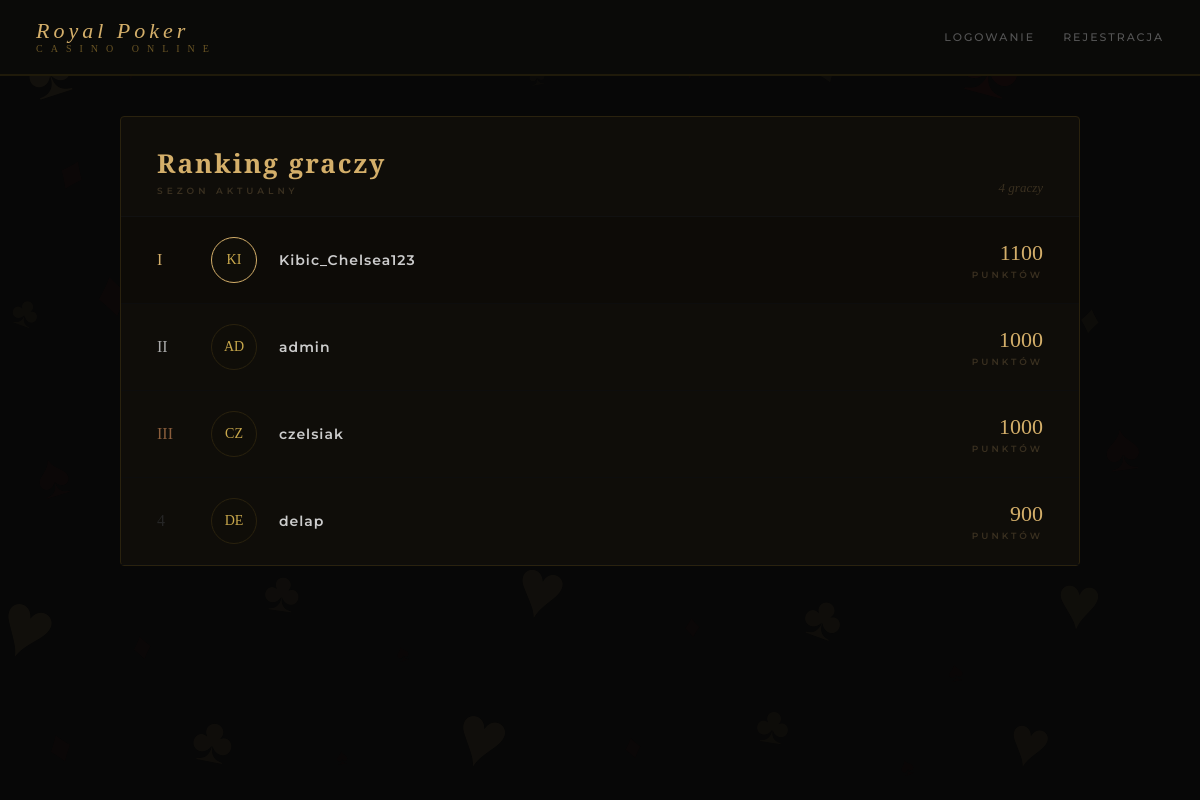
The page /ranking/ on the database its author committed.
### accounts/models.py (models this page shows)
class Player(AbstractUser):
    points = models.IntegerField(default=1000)
    groups = models.ManyToManyField(
        'auth.Group',
        blank=True,
        related_name='player_set'
    )
    user_permissions = models.ManyToManyField(
        'auth.Permission',
        blank=True,
        related_name='player_set'
    )

### ranking/views.py (the view)
# urls.py: path('', views.ranking_view, name='ranking'),
def ranking_view(request):
    players = Player.objects.order_by('-points')
    return render(request, 'ranking/ranking.html', {'players': players})

### ranking/templates/ranking/ranking.html (shortened to what this page needs)
{% extends 'base.html' %}
{% block content %}
<div class="card" style="padding:0;">
    <div style="padding:28px 36px 20px;display:flex;justify-content:space-between;align-items:flex-end;border-bottom:1px solid #111;">
        <div>
            <h2 style="font-size:26px;margin-bottom:4px;">Ranking graczy</h2>
            <div style="font-size:9px;letter-spacing:4px;color:#3a3020;font-weight:600;">SEZON AKTUALNY</div>
        </div>
        <div style="font-family:'Playfair Display',serif;font-size:13px;color:#3a3020;font-style:italic;">{{ players.count }} graczy</div>
    </div>
    {% for player in players %}
    <a href="/ranking/profil/{{ player.username }}/" style="display:flex;align-items:center;padding:20px 36px;gap:22px;border-bottom:1px solid #0d0d0d;text-decoration:none;cursor:pointer;
        {% if forloop.first %}background:#0d0b07;{% endif %}
        {% if player == request.user %}background:#0f0e08;{% endif %}">
        <div style="font-family:'Playfair Display',serif;font-size:16px;width:32px;
            {% if forloop.counter == 1 %}color:#d4af6a;
            {% elif forloop.counter == 2 %}color:#aaa;
            {% elif forloop.counter == 3 %}color:#8b5e3c;
            {% else %}color:#252525;{% endif %}">
            {% if forloop.counter == 1 %}I
            {% elif forloop.counter == 2 %}II
            {% elif forloop.counter == 3 %}III
            {% else %}{{ forloop.counter }}{% endif %}
        </div>
        <div style="width:46px;height:46px;border-radius:50%;background:#0f0d08;
            border:1px solid {% if forloop.counter == 1 %}#d4af6a{% else %}#2a220e{% endif %};
            display:flex;align-items:center;justify-content:center;
            font-family:'Playfair Display',serif;font-size:14px;color:#c9a84c;flex-shrink:0;">
            {{ player.username|slice:":2"|upper }}
        </div>
        <div style="flex:1;">
            <div style="font-size:14px;letter-spacing:1px;font-weight:600;
                {% if player == request.user %}color:#d4af6a;{% else %}color:#ccc;{% endif %}">
                {{ player.username }}
            </div>
        </div>
        <div style="text-align:right;">
            <div style="font-family:'Playfair Display',serif;font-size:22px;color:#d4af6a;">{{ player.points }}</div>
            <div style="font-size:9px;color:#3a3020;letter-spacing:3px;margin-top:3px;font-weight:600;">PUNKTÓW</div>
        </div>
    </a>
    {% endfor %}
</div>
{% endblock %}

### templates/base.html (shortened to what this page needs)
<!DOCTYPE html>
<html lang="pl">
<head>
</head>
<body>
    <div class="suits-bg">
        <span style="font-size:88px;top:2%;left:2%;opacity:.055;color:#d4af6a;transform:rotate(-18deg)">♠</span>
        <span style="font-size:44px;top:5%;left:10%;opacity:.04;color:#8b2020;transform:rotate(12deg)">♥</span>
        <span style="font-size:26px;top:3%;left:20%;opacity:.03;color:#d4af6a;transform:rotate(-5deg)">♦</span>
        <span style="font-size:60px;top:1%;left:32%;opacity:.035;color:#8b2020;transform:rotate(22deg)">♣</span>
        <span style="font-size:32px;top:7%;left:44%;opacity:.025;color:#d4af6a;transform:rotate(-10deg)">♠</span>
        <span style="font-size:70px;top:2%;left:56%;opacity:.04;color:#8b2020;transform:rotate(8deg)">♥</span>
        <span style="font-size:38px;top:6%;left:68%;opacity:.03;color:#d4af6a;transform:rotate(-20deg)">♦</span>
        <span style="font-size:95px;top:1%;left:80%;opacity:.055;color:#8b2020;transform:rotate(15deg)">♣</span>
        <span style="font-size:28px;top:4%;left:92%;opacity:.03;color:#d4af6a;transform:rotate(-8deg)">♠</span>
        <span style="font-size:50px;top:18%;left:5%;opacity:.035;color:#8b2020;transform:rotate(25deg)">♦</span>
        <span style="font-size:22px;top:22%;left:14%;opacity:.025;color:#d4af6a;transform:rotate(-14deg)">♣</span>
        <span style="font-size:75px;top:15%;left:24%;opacity:.04;color:#d4af6a;transform:rotate(6deg)">♠</span>
        <span style="font-size:34px;top:20%;left:38%;opacity:.03;color:#8b2020;transform:rotate(-22deg)">♥</span>
        <span style="font-size:55px;top:16%;left:50%;opacity:.035;color:#d4af6a;transform:rotate(18deg)">♦</span>
        <span style="font-size:24px;top:24%;left:62%;opacity:.025;color:#8b2020;transform:rotate(-9deg)">♣</span>
        <span style="font-size:80px;top:14%;left:72%;opacity:.045;color:#d4af6a;transform:rotate(12deg)">♥</span>
        <span style="font-size:36px;top:19%;left:86%;opacity:.03;color:#8b2020;transform:rotate(-16deg)">♠</span>
        <span style="font-size:42px;top:36%;left:1%;opacity:.03;color:#d4af6a;transform:rotate(20deg)">♣</span>
        <span style="font-size:66px;top:32%;left:8%;opacity:.04;color:#8b2020;transform:rotate(-11deg)">♦</span>
        <span style="font-size:28px;top:40%;left:18%;opacity:.025;color:#d4af6a;transform:rotate(7deg)">♠</span>
        <span style="font-size:85px;top:30%;left:28%;opacity:.045;color:#8b2020;transform:rotate(-24deg)">♥</span>
        <span style="font-size:30px;top:38%;left:42%;opacity:.025;color:#d4af6a;transform:rotate(13deg)">♦</span>
        <span style="font-size:58px;top:33%;left:54%;opacity:.038;color:#8b2020;transform:rotate(-7deg)">♣</span>
        <span style="font-size:22px;top:42%;left:66%;opacity:.022;color:#d4af6a;transform:rotate(19deg)">♠</span>
        <span style="font-size:72px;top:29%;left:76%;opacity:.042;color:#8b2020;transform:rotate(-13deg)">♥</span>
        <span style="font-size:40px;top:37%;left:90%;opacity:.03;color:#d4af6a;transform:rotate(9deg)">♦</span>
        <span style="font-size:62px;top:55%;left:3%;opacity:.038;color:#8b2020;transform:rotate(-17deg)">♠</span>
        <span style="font-size:30px;top:60%;left:12%;opacity:.025;color:#d4af6a;transform:rotate(14deg)">♥</span>
        <span style="font-size:48px;top:52%;left:22%;opacity:.032;color:#8b2020;transform:rotate(-6deg)">♣</span>
        <span style="font-size:20px;top:62%;left:34%;opacity:.022;color:#d4af6a;transform:rotate(21deg)">♦</span>
        <span style="font-size:78px;top:50%;left:44%;opacity:.042;color:#8b2020;transform:rotate(-15deg)">♠</span>
        <span style="font-size:36px;top:58%;left:58%;opacity:.028;color:#d4af6a;transform:rotate(10deg)">♥</span>
        <span style="font-size:54px;top:53%;left:70%;opacity:.035;color:#8b2020;transform:rotate(-22deg)">♦</span>
        <span style="font-size:26px;top:63%;left:82%;opacity:.022;color:#d4af6a;transform:rotate(16deg)">♣</span>
        <span style="font-size:68px;top:51%;left:92%;opacity:.04;color:#8b2020;transform:rotate(-8deg)">♠</span>
        <span style="font-size:90px;top:72%;left:0%;opacity:.05;color:#d4af6a;transform:rotate(22deg)">♥</span>
        <span style="font-size:38px;top:78%;left:11%;opacity:.03;color:#8b2020;transform:rotate(-12deg)">♦</span>
        <span style="font-size:56px;top:70%;left:22%;opacity:.036;color:#d4af6a;transform:rotate(8deg)">♣</span>
        <span style="font-size:24px;top:80%;left:33%;opacity:.022;color:#8b2020;transform:rotate(-18deg)">♠</span>
        <span style="font-size:82px;top:68%;left:43%;opacity:.046;color:#d4af6a;transform:rotate(14deg)">♥</span>
        <span style="font-size:32px;top:76%;left:57%;opacity:.026;color:#8b2020;transform:rotate(-5deg)">♦</span>
        <span style="font-size:60px;top:73%;left:67%;opacity:.038;color:#d4af6a;transform:rotate(20deg)">♣</span>
        <span style="font-size:28px;top:82%;left:79%;opacity:.022;color:#8b2020;transform:rotate(-10deg)">♠</span>
        <span style="font-size:76px;top:70%;left:88%;opacity:.044;color:#d4af6a;transform:rotate(6deg)">♥</span>
        <span style="font-size:46px;top:90%;left:4%;opacity:.03;color:#8b2020;transform:rotate(-20deg)">♦</span>
        <span style="font-size:64px;top:88%;left:16%;opacity:.038;color:#d4af6a;transform:rotate(11deg)">♣</span>
        <span style="font-size:22px;top:93%;left:28%;opacity:.02;color:#8b2020;transform:rotate(-7deg)">♠</span>
        <span style="font-size:86px;top:86%;left:38%;opacity:.048;color:#d4af6a;transform:rotate(17deg)">♥</span>
        <span style="font-size:34px;top:91%;left:52%;opacity:.026;color:#8b2020;transform:rotate(-13deg)">♦</span>
        <span style="font-size:52px;top:87%;left:63%;opacity:.033;color:#d4af6a;transform:rotate(9deg)">♣</span>
        <span style="font-size:26px;top:94%;left:75%;opacity:.02;color:#8b2020;transform:rotate(-21deg)">♠</span>
        <span style="font-size:70px;top:88%;left:84%;opacity:.04;color:#d4af6a;transform:rotate(15deg)">♥</span>
    </div>
    <nav>
        <a href="/" class="nav-logo">Royal Poker<span>CASINO ONLINE</span></a>
        <div class="nav-links">
            {% if user.is_authenticated %}
                <span class="nav-points">♦ {{ user.points }} PKT</span>
                <a href="/ranking/">RANKING</a>
                <a href="/accounts/logout/">WYLOGUJ</a>
            {% else %}
                <a href="/accounts/login/">LOGOWANIE</a>
                <a href="/accounts/register/">REJESTRACJA</a>
            {% endif %}
        </div>
    </nav>
    <div class="container">
        {% block content %}{% endblock %}
    </div>
</body>
</html>

### templates/base.html (style rules this page uses)
* { margin: 0; padding: 0; box-sizing: border-box; }
body { background-color: #070707; color: #f0e6d3; font-family: 'Montserrat', sans-serif; min-height: 100vh; }
nav { background: #0a0a08; border-bottom: 2px solid #1f1a0a; padding: 20px 36px; display: flex; justify-content: space-between; align-items: center; position: relative; z-index: 3; }
.nav-logo { font-family: 'Playfair Display', serif; font-size: 22px; color: #d4af6a; letter-spacing: 4px; font-style: italic; line-height: 1; text-decoration: none; }
.nav-logo span { font-style: normal; font-size: 10px; letter-spacing: 8px; display: block; color: #6a5525; margin-top: 2px; }
.nav-links { display: flex; align-items: center; gap: 28px; }
.nav-links a { font-size: 11px; color: #555; letter-spacing: 2px; cursor: pointer; font-weight: 500; text-decoration: none; transition: color 0.2s; }
.container { max-width: 1000px; margin: 40px auto; padding: 0 20px; position: relative; z-index: 2; }
.card { background: #0f0d09; border: 1px solid #2a220e; border-radius: 4px; padding: 40px; margin-bottom: 24px; }
h1, h2 { font-family: 'Playfair Display', serif; color: #d4af6a; margin-bottom: 20px; letter-spacing: 2px; }
.suits-bg { position: fixed; top: 0; left: 0; right: 0; bottom: 0; z-index: 0; pointer-events: none; overflow: hidden; }
.suits-bg span { position: absolute; font-family: 'Playfair Display', serif; user-select: none; }

### rows shown on the page
Player: shows "I", username "KI", username "Kibic_Chelsea123", points "1100"
Player: shows "II", username "AD", username "admin", points "1000"
Player: shows "III", username "CZ", username "czelsiak", points "1000"
Player: username "DE", username "delap", points "900"

### other values the page prints
{{ players.count }} "4"
